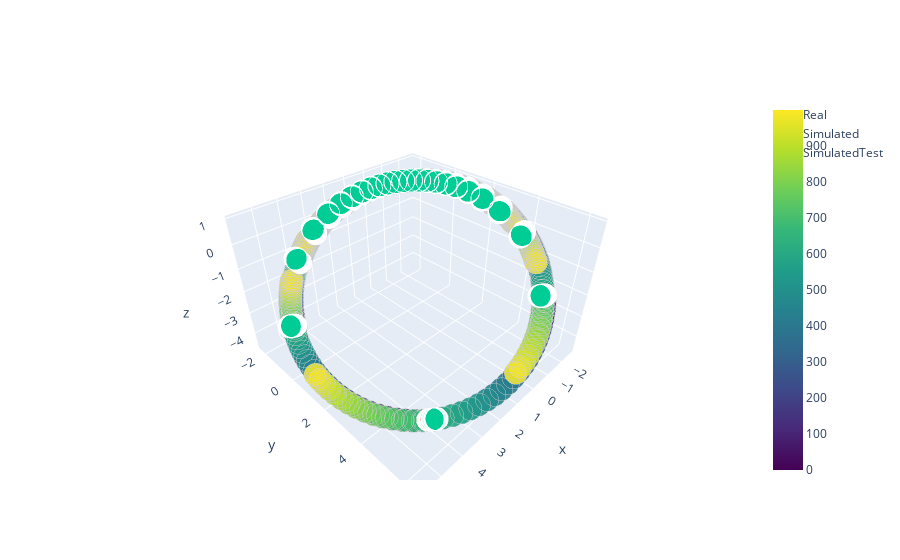

Source (notebook cell):
### Code cell
# Зависимость скорости и симулированной скорости от времени

x,y,z = satY.loc[:, 'Vx'].values, satY.loc[:, 'Vy'].values, satY.loc[:, 'Vz'].values
xSim,ySim,zSim = satX.loc[:, 'Vx_sim'].values, satX.loc[:, 'Vy_sim'].values, satX.loc[:, 'Vz_sim'].values

xTestSim, yTestSim, zTestSim = satXTest.loc[:, 'Vx_sim'].values, satXTest.loc[:, 'Vy_sim'].values, satXTest.loc[:, 'Vz_sim'].values
fig1 = go.Scatter3d(x=x, 
                    y=y, 
                    z=z, 
                    mode='markers', 
                    marker=dict(
                        #color='rgb(127, 127, 127)',
                        color = np.arange(satX.shape[0]),
                        colorscale = 'Viridis',
                        showscale = True,
                        size=8, 
                        symbol='circle', 
                        line=dict(
                            color='rgb(204, 204, 204)',
                            width=0.5),
                        opacity=0.9),
                   name = 'Real')
fig2 = go.Scatter3d(x=xSim, 
                    y=ySim, 
                    z=zSim, 
                    mode = 'markers', 
                    marker=dict(
                        size=8,
                        line=dict(
                            color='rgba(217, 217, 217, 0.14)',
                            width=0.5
                        ),
                    opacity=0.8),
                    name = 'Simulated')

fig3 = go.Scatter3d(x=xTestSim, 
                    y=yTestSim, 
                    z=zTestSim, 
                    mode = 'markers', 
                    marker=dict(
                        size=8,
                        line=dict(
                            color='rgba(255, 87, 123, 0.05)',
                            width=0.5
                        ),
                    opacity=0.8),
                    name = 'SimulatedTest')
fig = go.Figure(data = [fig1, fig2, fig3])
fig.show()


SAT_ID = ID
satDataTrain = train[train['sat_id'] == SAT_ID].loc[:, ['x', 'y', 'z']]
satDataTrainSim = train[train['sat_id'] == SAT_ID].loc[:, ['x_sim', 'y_sim', 'z_sim']]
#satDataTest = test[test['sat_id'] == SAT_ID].iloc[:, 3:6]
plt.figure(figsize = (20,10))
plt.title('Норма дельты между реальностью и симуляцией')
plt.plot(np.linalg.norm(satDataTrain.values - satDataTrainSim.values, axis = 1))
plt.show()

SAT_ID = ID
satDataTrain = train[train['sat_id'] == SAT_ID].loc[:, ['Vx', 'Vy', 'Vz']]
#satDataTest = test[test['sat_id'] == SAT_ID].iloc[:, 3:6]
plt.figure(figsize = (20,10))
plt.title('Норма вектора скорости трейн, реальные координаты')
plt.plot(np.linalg.norm(satDataTrain, axis = 1))

### Figure 1 — Plotly figure (JSON) as saved in the notebook; plotly's stock layout.template omitted (floating-point values rounded to 4 significant figures; data arrays with more than 128 entries replaced by an {"elided": "..."} marker saying what was removed)
{"data": [{"marker": {"color": {"elided": "1000 int values"}, "colorscale": [[0, "#440154"], [0.1111, "#482878"], [0.2222, "#3e4989"], [0.3333, "#31688e"], [0.4444, "#26828e"], [0.5556, "#1f9e89"], [0.6667, "#35b779"], [0.7778, "#6ece58"], [0.8889, "#b5de2b"], [1, "#fde725"]], "line": {"color": "rgb(204, 204, 204)", "width": 0.5}, "opacity": 0.9, "showscale": true, "size": 8, "symbol": "circle"}, "mode": "markers", "name": "Real", "type": "scatter3d", "x": {"elided": "1000 float values"}, "y": {"elided": "1000 float values"}, "z": {"elided": "1000 float values"}}, {"marker": {"line": {"color": "rgba(217, 217, 217, 0.14)", "width": 0.5}, "opacity": 0.8, "size": 8}, "mode": "markers", "name": "Simulated", "type": "scatter3d", "x": {"elided": "1000 float values"}, "y": {"elided": "1000 float values"}, "z": {"elided": "1000 float values"}}, {"marker": {"line": {"color": "rgba(255, 87, 123, 0.05)", "width": 0.5}, "opacity": 0.8, "size": 8}, "mode": "markers", "name": "SimulatedTest", "type": "scatter3d", "x": {"elided": "901 float values"}, "y": {"elided": "901 float values"}, "z": {"elided": "901 float values"}}], "layout": {}}
